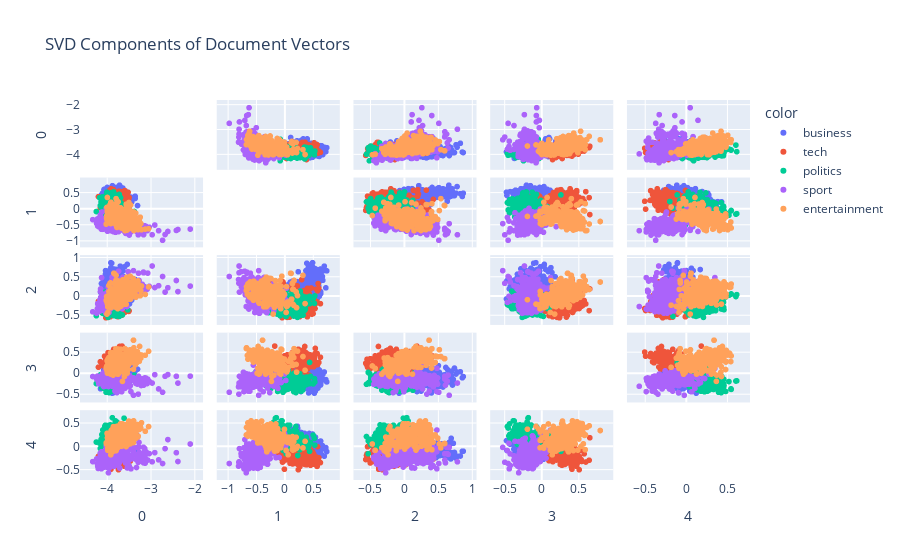

The code cell stored with this chart in its notebook:
### Markdown cell above
## SVD Components of the Document Vectors

following plot shows the 5 most important SVD components of the document vectors and their relationship with the news categories. This will help us understand how the document vectors are distributed in the SVD space and how they relate to the different news categories.

### Code cell
fig = px.scatter_matrix(
    document_topic_matrix,
    dimensions=[0, 1, 2, 3, 4],
    color=df['Category'],
    labels=dict.fromkeys(range(5), 'Component'),
    title='SVD Components of Document Vectors'
)
fig.update_traces(diagonal_visible=False)
fig.show()

### Figure 1 — Plotly figure (JSON) as saved in the notebook; plotly's stock layout.template omitted (floating-point values rounded to 4 significant figures; data arrays with more than 128 entries replaced by an {"elided": "..."} marker saying what was removed)
{"data": [{"diagonal": {"visible": false}, "dimensions": [{"axis": {"matches": true}, "label": "0", "values": {"elided": "336 float values"}}, {"axis": {"matches": true}, "label": "1", "values": {"elided": "336 float values"}}, {"axis": {"matches": true}, "label": "2", "values": {"elided": "336 float values"}}, {"axis": {"matches": true}, "label": "3", "values": {"elided": "336 float values"}}, {"axis": {"matches": true}, "label": "4", "values": {"elided": "336 float values"}}], "hovertemplate": "color=business<br>%{xaxis.title.text}=%{x}<br>%{yaxis.title.text}=%{y}<extra></extra>", "legendgroup": "business", "marker": {"color": "#636efa", "symbol": "circle"}, "name": "business", "showlegend": true, "type": "splom"}, {"diagonal": {"visible": false}, "dimensions": [{"axis": {"matches": true}, "label": "0", "values": {"elided": "261 float values"}}, {"axis": {"matches": true}, "label": "1", "values": {"elided": "261 float values"}}, {"axis": {"matches": true}, "label": "2", "values": {"elided": "261 float values"}}, {"axis": {"matches": true}, "label": "3", "values": {"elided": "261 float values"}}, {"axis": {"matches": true}, "label": "4", "values": {"elided": "261 float values"}}], "hovertemplate": "color=tech<br>%{xaxis.title.text}=%{x}<br>%{yaxis.title.text}=%{y}<extra></extra>", "legendgroup": "tech", "marker": {"color": "#EF553B", "symbol": "circle"}, "name": "tech", "showlegend": true, "type": "splom"}, {"diagonal": {"visible": false}, "dimensions": [{"axis": {"matches": true}, "label": "0", "values": {"elided": "274 float values"}}, {"axis": {"matches": true}, "label": "1", "values": {"elided": "274 float values"}}, {"axis": {"matches": true}, "label": "2", "values": {"elided": "274 float values"}}, {"axis": {"matches": true}, "label": "3", "values": {"elided": "274 float values"}}, {"axis": {"matches": true}, "label": "4", "values": {"elided": "274 float values"}}], "hovertemplate": "color=politics<br>%{xaxis.title.text}=%{x}<br>%{yaxis.title.text}=%{y}<extra></extra>", "legendgroup": "politics", "marker": {"color": "#00cc96", "symbol": "circle"}, "name": "politics", "showlegend": true, "type": "splom"}, {"diagonal": {"visible": false}, "dimensions": [{"axis": {"matches": true}, "label": "0", "values": {"elided": "346 float values"}}, {"axis": {"matches": true}, "label": "1", "values": {"elided": "346 float values"}}, {"axis": {"matches": true}, "label": "2", "values": {"elided": "346 float values"}}, {"axis": {"matches": true}, "label": "3", "values": {"elided": "346 float values"}}, {"axis": {"matches": true}, "label": "4", "values": {"elided": "346 float values"}}], "hovertemplate": "color=sport<br>%{xaxis.title.text}=%{x}<br>%{yaxis.title.text}=%{y}<extra></extra>", "legendgroup": "sport", "marker": {"color": "#ab63fa", "symbol": "circle"}, "name": "sport", "showlegend": true, "type": "splom"}, {"diagonal": {"visible": false}, "dimensions": [{"axis": {"matches": true}, "label": "0", "values": {"elided": "273 float values"}}, {"axis": {"matches": true}, "label": "1", "values": {"elided": "273 float values"}}, {"axis": {"matches": true}, "label": "2", "values": {"elided": "273 float values"}}, {"axis": {"matches": true}, "label": "3", "values": {"elided": "273 float values"}}, {"axis": {"matches": true}, "label": "4", "values": {"elided": "273 float values"}}], "hovertemplate": "color=entertainment<br>%{xaxis.title.text}=%{x}<br>%{yaxis.title.text}=%{y}<extra></extra>", "legendgroup": "entertainment", "marker": {"color": "#FFA15A", "symbol": "circle"}, "name": "entertainment", "showlegend": true, "type": "splom"}], "layout": {"dragmode": "select", "legend": {"title": {"text": "color"}, "tracegroupgap": 0}, "title": {"text": "SVD Components of Document Vectors"}}}
